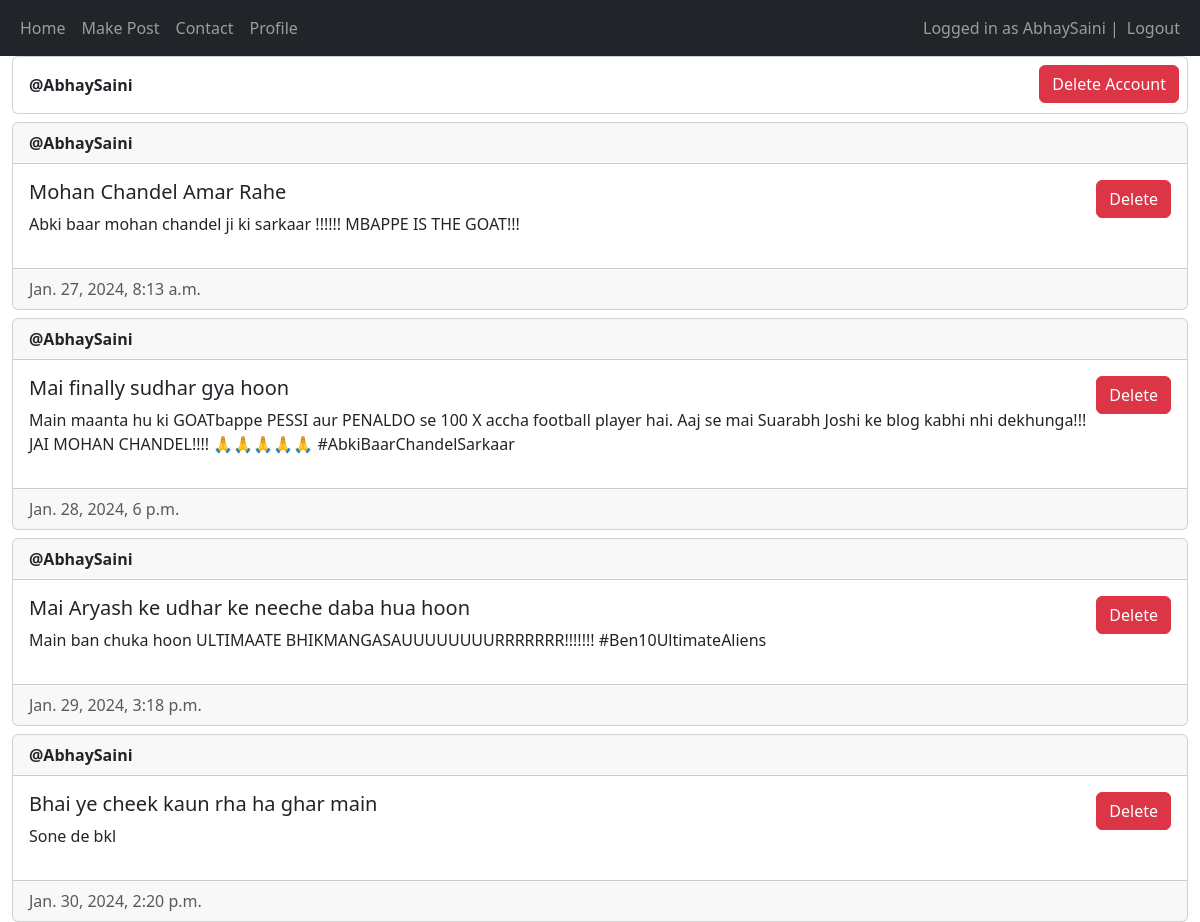
Before: /my-profile (signed in) with the older database file.
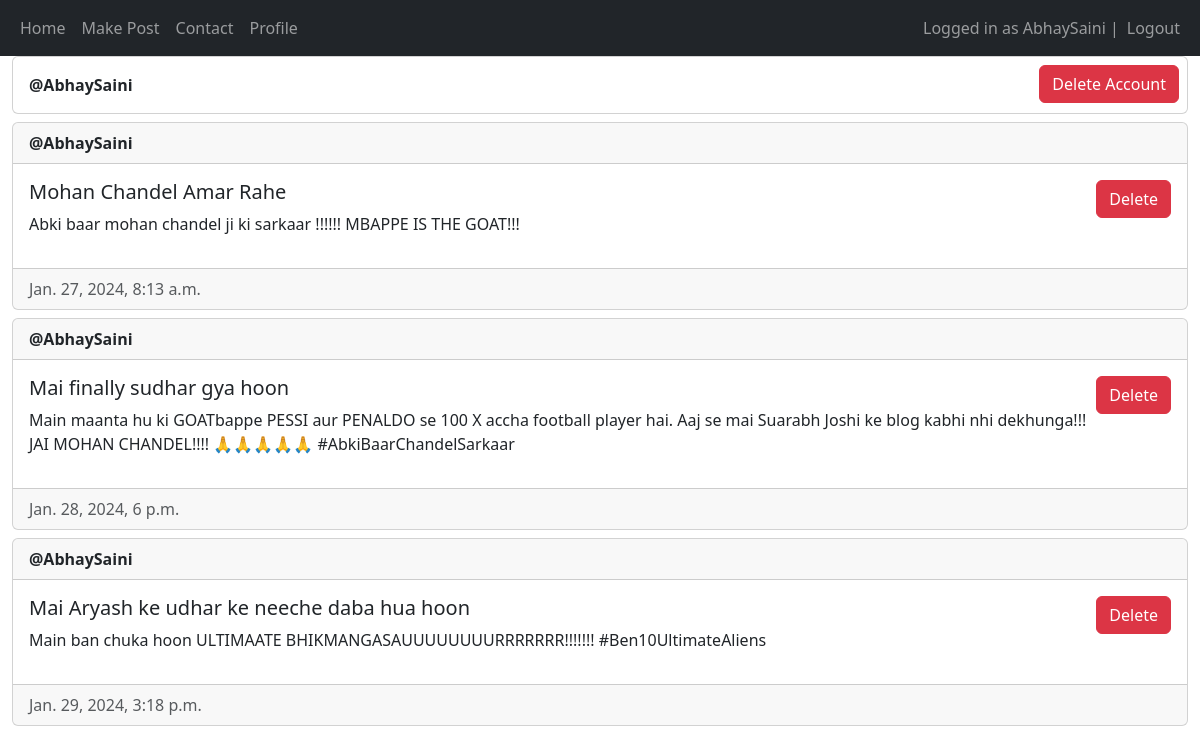
After: the same page with the newer database file.
### main/models.py (models this page shows, shortened)
class Post(models.Model) :
    author = models.ForeignKey(User, on_delete = models.CASCADE)
    title = models.CharField(max_length=200)
    description = models.TextField()
    created_at = models.DateTimeField(auto_now_add=True)
    updated_at = models.DateTimeField(auto_now= True)

### main/views.py (the view)
# urls.py: path('my-profile', views.my_profile, name="profile_view"),
@login_required(login_url="/login")
def my_profile(request) :
    posts = Post.objects.filter(author_id = request.user.id)
    return render(request, "main/my_profile.html", {"posts" : posts})

### main/templates/main/my_profile.html (shortened to what this page needs)
{% extends "main/base.html" %}
{% block content %}
<div class="card d-flex flex-row justify-content-between">
    <div class="card-body "><strong>@{{ user.username }}</strong></div>
    <div>
    <form action="/delete" method="post" onsubmit = "clicked(event)">
        <button type="submit" value="submit" class="btn btn-danger mb-2 m-lg-2">Delete Account</button>
    </form>
    </div>
</div>
{% for post in posts %}
<div class="card mt-2">
    <div class="card-header"><strong>@{{ post.author.username }}</strong></div>
    <div class="card-body d-flex flex-row justify-content-between">
        <div>
            <h5 class="card-title">{{ post.title }}</h5>
            <p>{{post.description}}</p>
        </div>
        <div>
            {% if user == post.author or perms.main.delete_post %}
                <form method="post">
                    <button type="submit" name="post-id" class="btn btn-danger" value="{{post.id}}">Delete</button>
                </form>
            {% endif %}
        </div>
    </div>
    <div class="card-footer text-muted">{{post.created_at}}</div>
</div>
{% empty %}
<p class="alert-primary"> No posts made by user. </p>
{% endfor %}
{% endblock content %}

Changed rows visible on the page:
removed Post: author.username "AbhaySaini", title "Bhai ye cheek kaun rha ha ghar main", description "Sone de bkl", {{ post.id }} 15 (drawn), created_at "Jan. 30, 2024, 2:20 p.m."
